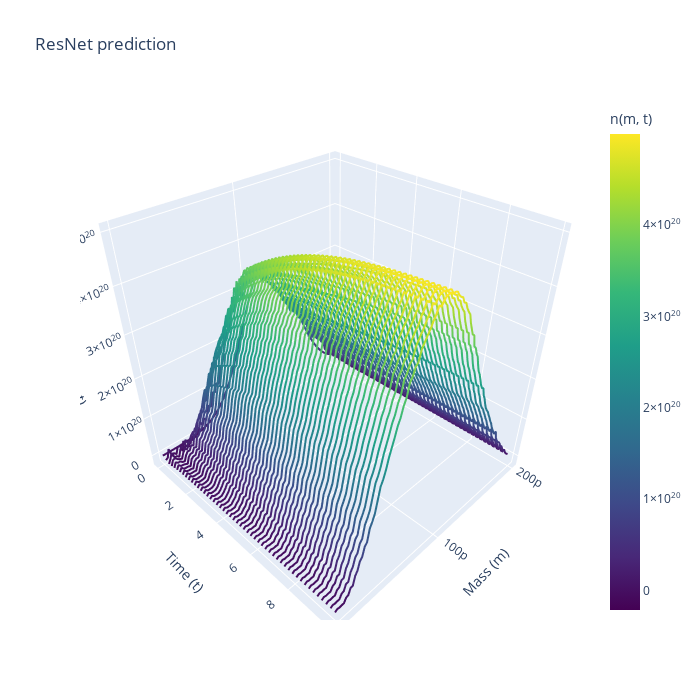

Source (notebook cell):
### Code cell
#prediction step
n0=Dataset_validation[0]["n"][:,0]
S0=Dataset_validation[0]["initial_substrate"]
N_Resnet,S_Resnet = rollout(model=model4, n0=n0, s0=S0, steps=T-1, n_max=n_max, S_max=S_max,return_numpy=True)

plot_spaghetti(m=m,t=torch.linspace(0,10,T),N=N_Resnet,title="ResNet prediction")
biomass_Resnet  = (N_Resnet  * m.numpy()[:,None]).sum(axis=0) * delta_m.numpy()

plt.plot(t_eval,biomass_Resnet,label="ResNet Biomass prediction")
plt.plot(t_eval,S_Resnet,label="ResNet Substrate Prediction")
plt.legend()
plt.grid()
plt.show()
